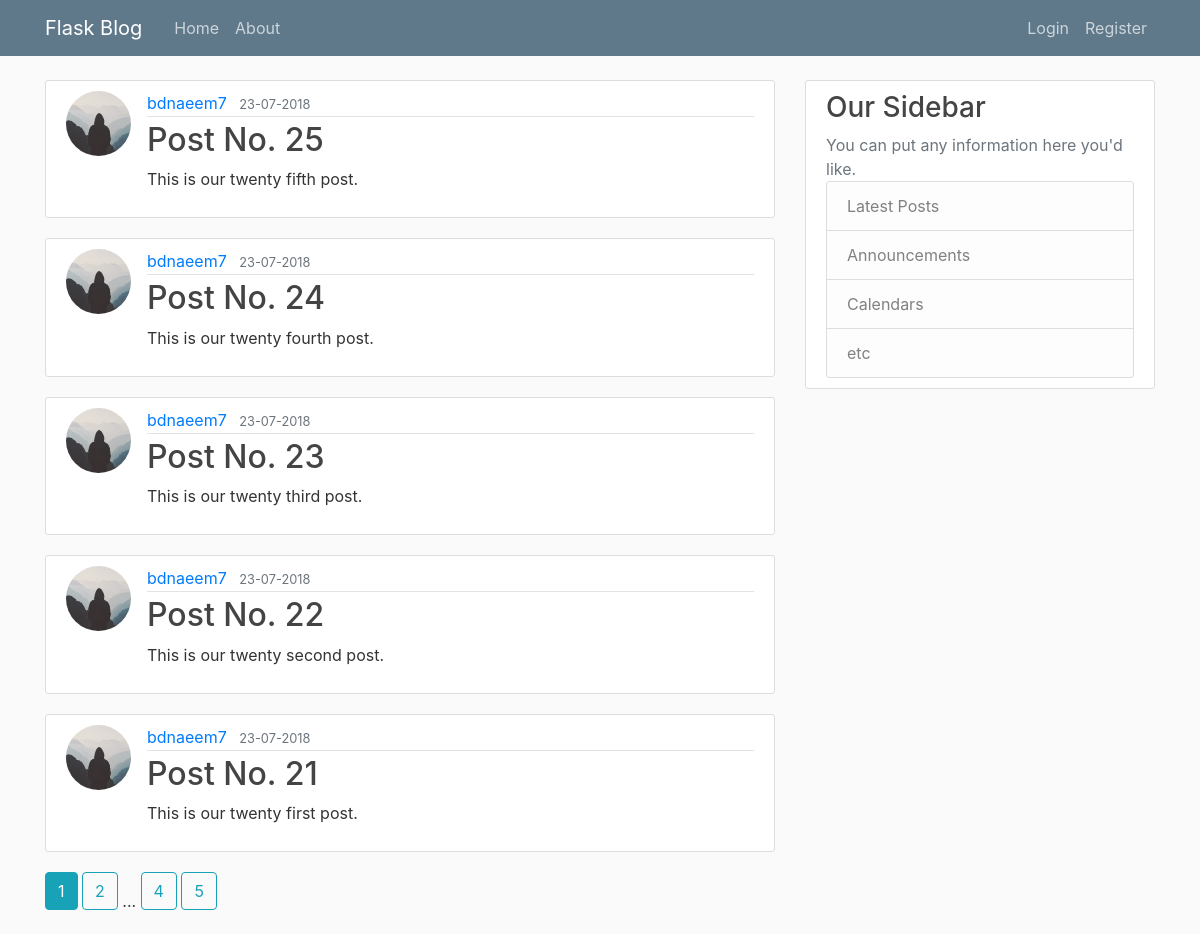
The page /home on the database its author committed.
### flaskblog/models.py (models this page shows, shortened)
class Post(db.Model):
    id = db.Column(db.Integer, primary_key=True)
    title = db.Column(db.String(100), nullable=False)
    date_created = db.Column(db.DateTime, nullable=False, default=datetime.utcnow)
    content = db.Column(db.Text, nullable=False)
    user_id = db.Column(db.Integer, db.ForeignKey('user.id'), nullable=False)

class User(db.Model, UserMixin):
    id = db.Column(db.Integer, primary_key=True)
    username = db.Column(db.String(20), unique=True, nullable=False)
    email = db.Column(db.String(120), unique=True, nullable=False)
    profile_image = db.Column(db.String(20), nullable=False, default='default.jpg')
    password = db.Column(db.String(60), nullable=False)
    posts = db.relationship('Post', backref='author', lazy=True)

### flaskblog/main/routes.py (the view)
@main.route("/")
@main.route("/home")
def home():
    page = request.args.get('page', 1, type=int)
    posts = Post.query.order_by(Post.date_created.desc()).paginate(page=page, per_page=5)
    return render_template('home.html', posts=posts)

### flaskblog/templates/home.html
{% extends 'layout.html' %}
{% block content %}
    {% for post in posts.items %}
        <article class="media content-section">
          <img class="rounded-circle article-img" src="{{ url_for('static', filename='profile_image/'+post.author.profile_image) }}">
          <div class="media-body">
            <div class="article-metadata">
              <a class="mr-2" href="{{ url_for('users.user_posts', username=post.author.username) }}">{{ post.author.username }}</a>
              <small class="text-muted">{{ post.date_created.strftime('%d-%m-%Y') }}</small>
            </div>
            <h2><a class="article-title" href="{{ url_for('posts.single_post', post_id=post.id) }}">{{ post.title }}</a></h2>
            <p class="article-content">{{ post.content }}</p>
          </div>
        </article>
    {% endfor %}
    {% if posts.total > 5 %}
      {% for page_num in posts.iter_pages(left_edge=2, right_edge=2, left_current=1, right_current=2) %}
        {% if page_num %}
          {% if posts.page == page_num %}
            <a class="btn btn-info mb-4" href="{{ url_for('main.home', page=page_num) }}">{{ page_num }}</a>
          {% else %}
            <a class="btn btn-outline-info mb-4" href="{{ url_for('main.home', page=page_num) }}">{{ page_num }}</a>
          {% endif %}
        {% else %}
          ...
        {% endif %}
      {% endfor %}
    {% endif %}
{% endblock content %}

### flaskblog/templates/layout.html (shortened to what this page needs)
<!DOCTYPE html>
<html>
    <head>
        <link rel="stylesheet" href="https://stackpath.bootstrapcdn.com/bootstrap/4.1.2/css/bootstrap.min.css">
        <link rel="stylesheet" href="{{ url_for('static', filename='style.css') }}">
    </head>
    <body>
        <header class="site-header">
          <nav class="navbar navbar-expand-md navbar-dark bg-steel fixed-top">
            <div class="container">
              <a class="navbar-brand mr-4" href="/">Flask Blog</a>
              <div class="collapse navbar-collapse" id="navbarToggle">
                <div class="navbar-nav mr-auto">
                  <a class="nav-item nav-link" href="{{ url_for('main.home') }}">Home</a>
                  <a class="nav-item nav-link" href="{{ url_for('main.about') }}">About</a>
                </div>
                <div class="navbar-nav">
                  {% if current_user.is_authenticated %}
                    <a class="nav-item nav-link" href="{{ url_for('posts.create_post') }}">Create Post</a>
                    <a class="nav-item nav-link" href="{{ url_for('users.my_account') }}">My Account</a>
                    <a class="nav-item nav-link" href="{{ url_for('users.logout') }}">Logout</a>
                  {% else %}
                    <a class="nav-item nav-link" href="{{ url_for('users.login') }}">Login</a>
                    <a class="nav-item nav-link" href="{{ url_for('users.register') }}">Register</a>
                  {% endif %}
                </div>
              </div>
            </div>
          </nav>
        </header>
        <main role="main" class="container">
          <div class="row">
            <div class="col-md-8">
                {% block content %}{% endblock %}
            </div>
            <div class="col-md-4">
              <div class="content-section">
                <h3>Our Sidebar</h3>
                <div class='text-muted'>You can put any information here you'd like.
                  <ul class="list-group">
                    <li class="list-group-item list-group-item-light">Latest Posts</li>
                    <li class="list-group-item list-group-item-light">Announcements</li>
                    <li class="list-group-item list-group-item-light">Calendars</li>
                    <li class="list-group-item list-group-item-light">etc</li>
                  </ul>
                </div>
              </div>
            </div>
          </div>
        </main>
    </body>
</html>

### flaskblog/static/style.css (style rules this page uses)
body { background: #fafafa; color: #333333; margin-top: 5rem; }
h1, h2, h3, h4, h5, h6 { color: #444444; }
.bg-steel { background-color: #5f788a; }
.site-header .navbar-nav .nav-link { color: #cbd5db; }
.content-section { background: #ffffff; padding: 10px 20px; border: 1px solid #dddddd; border-radius: 3px; margin-bottom: 20px; }
.article-title { color: #444444; }
.article-content { white-space: pre-line; }
.article-img { height: 65px; width: 65px; margin-right: 16px; }
.article-metadata { padding-bottom: 1px; margin-bottom: 4px; border-bottom: 1px solid #e3e3e3 }

### rows shown on the page
Post: profile_image (placeholder picture), author.username "bdnaeem7", date_created "23-07-2018", title "Post No. 25", content "This is our twenty fifth post."
Post: profile_image (placeholder picture), author.username "bdnaeem7", date_created "23-07-2018", title "Post No. 24", content "This is our twenty fourth post."
Post: profile_image (placeholder picture), author.username "bdnaeem7", date_created "23-07-2018", title "Post No. 23", content "This is our twenty third post."
Post: profile_image (placeholder picture), author.username "bdnaeem7", date_created "23-07-2018", title "Post No. 22", content "This is our twenty second post."
Post: profile_image (placeholder picture), author.username "bdnaeem7", date_created "23-07-2018", title "Post No. 21", content "This is our twenty first post."

### other values the page prints
{{ page_num }} "1"
{{ page_num }} "2" "4" "5"
